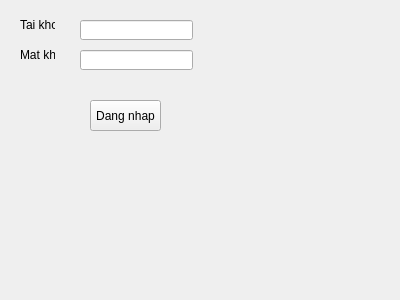
<?xml version="1.0" encoding="UTF-8"?>
<ui version="4.0">
 <class>Form</class>
 <widget class="QWidget" name="Form">
  <property name="geometry">
   <rect>
    <x>0</x>
    <y>0</y>
    <width>400</width>
    <height>300</height>
   </rect>
  </property>
  <property name="windowTitle">
   <string>Form</string>
  </property>
  <widget class="QLabel" name="label">
   <property name="geometry">
    <rect>
     <x>20</x>
     <y>20</y>
     <width>35</width>
     <height>10</height>
    </rect>
   </property>
   <property name="text">
    <string>Tai khoan</string>
   </property>
  </widget>
  <widget class="QLabel" name="label_2">
   <property name="geometry">
    <rect>
     <x>20</x>
     <y>50</y>
     <width>35</width>
     <height>10</height>
    </rect>
   </property>
   <property name="text">
    <string>Mat khau</string>
   </property>
  </widget>
  <widget class="QLineEdit" name="o_nhap_tai_khoan">
   <property name="geometry">
    <rect>
     <x>80</x>
     <y>20</y>
     <width>113</width>
     <height>20</height>
    </rect>
   </property>
  </widget>
  <widget class="QLineEdit" name="o_nhap_mat_khau">
   <property name="geometry">
    <rect>
     <x>80</x>
     <y>50</y>
     <width>113</width>
     <height>20</height>
    </rect>
   </property>
   <property name="echoMode">
    <enum>QLineEdit::Password</enum>
   </property>
  </widget>
  <widget class="QPushButton" name="nut_dang_nhap">
   <property name="geometry">
    <rect>
     <x>90</x>
     <y>100</y>
     <width>71</width>
     <height>31</height>
    </rect>
   </property>
   <property name="text">
    <string>Dang nhap</string>
   </property>
  </widget>
 </widget>
 <resources/>
 <connections/>
</ui>
